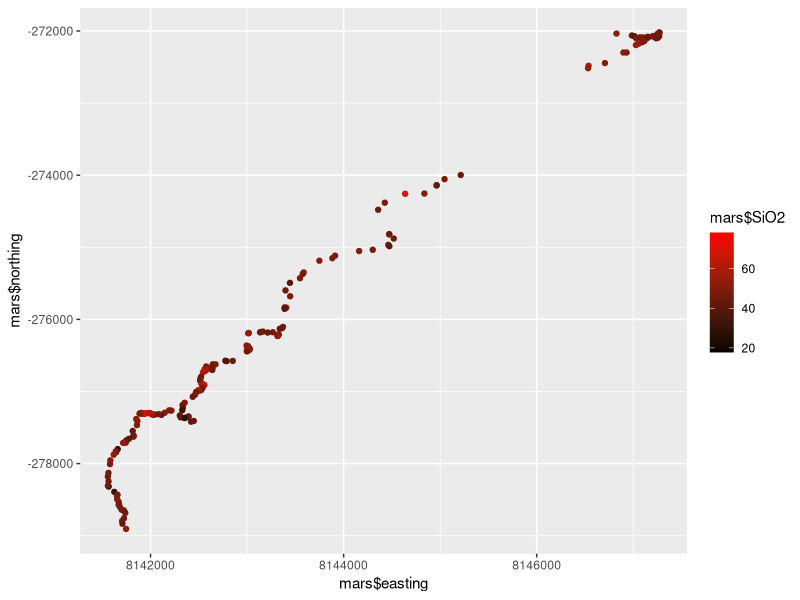
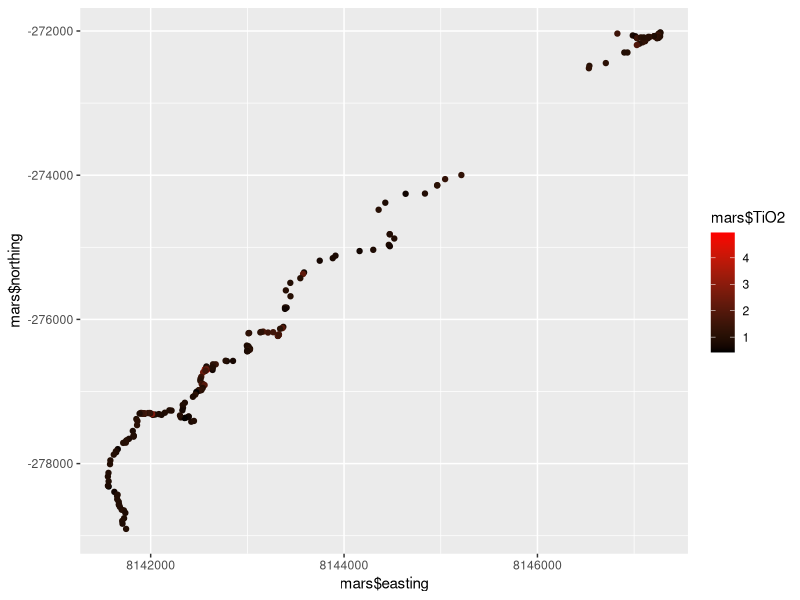
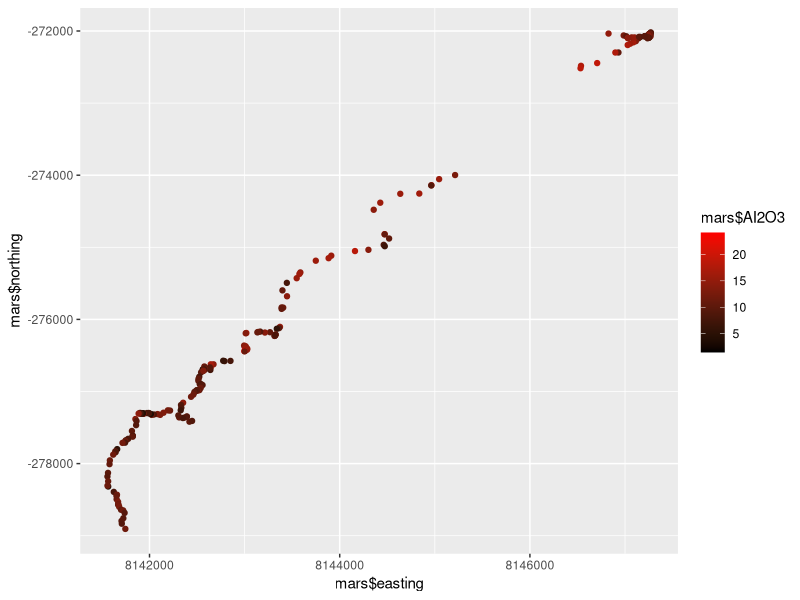
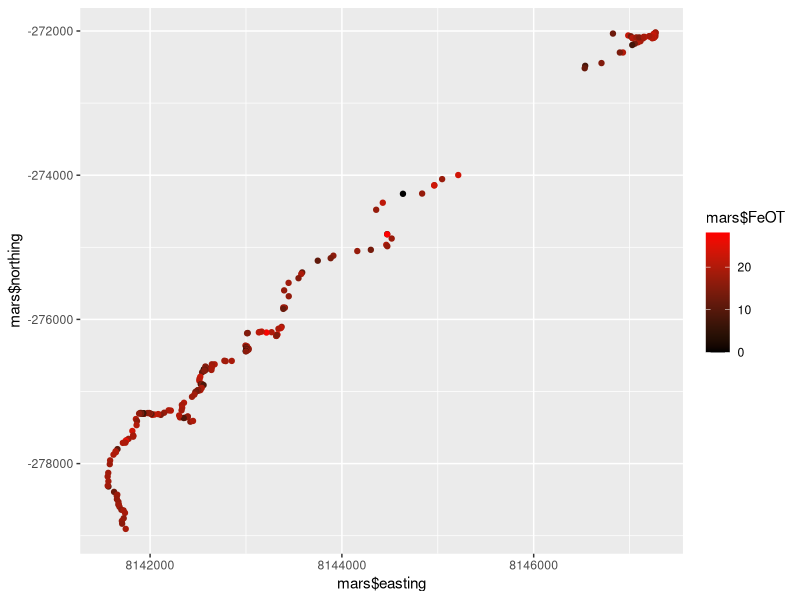
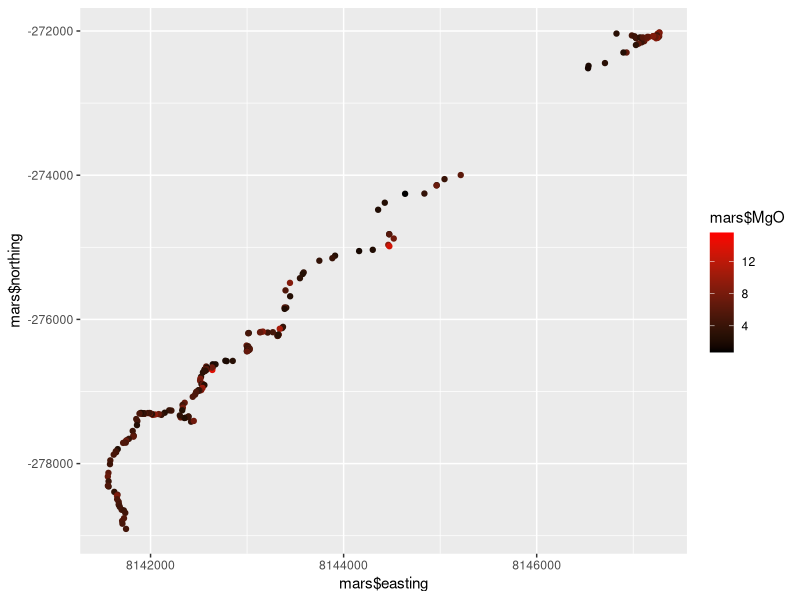
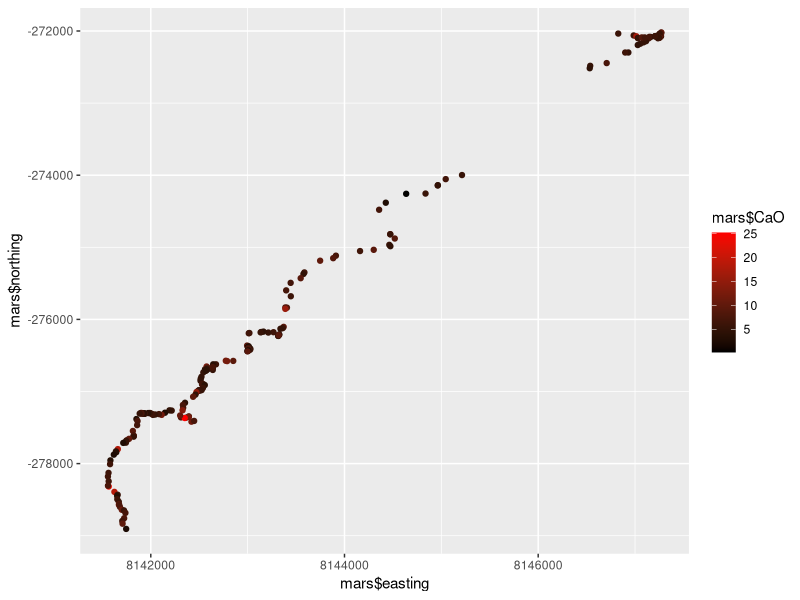
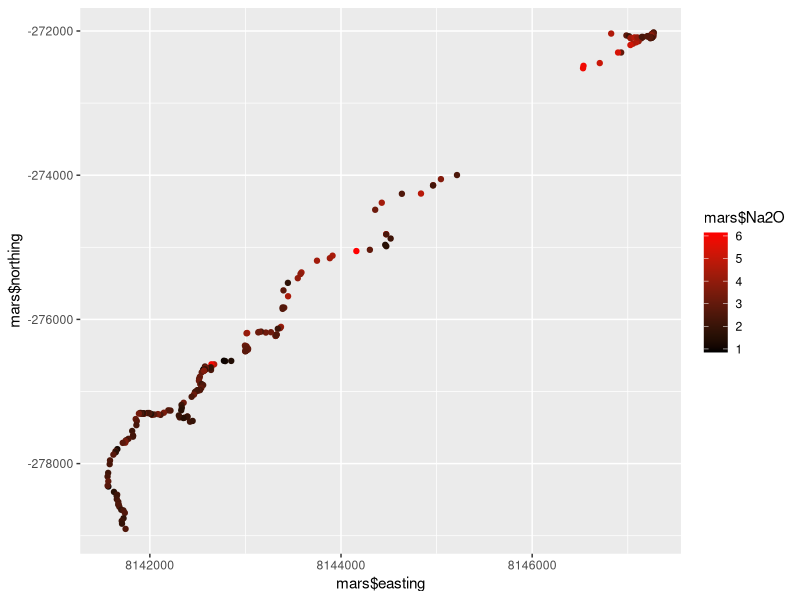
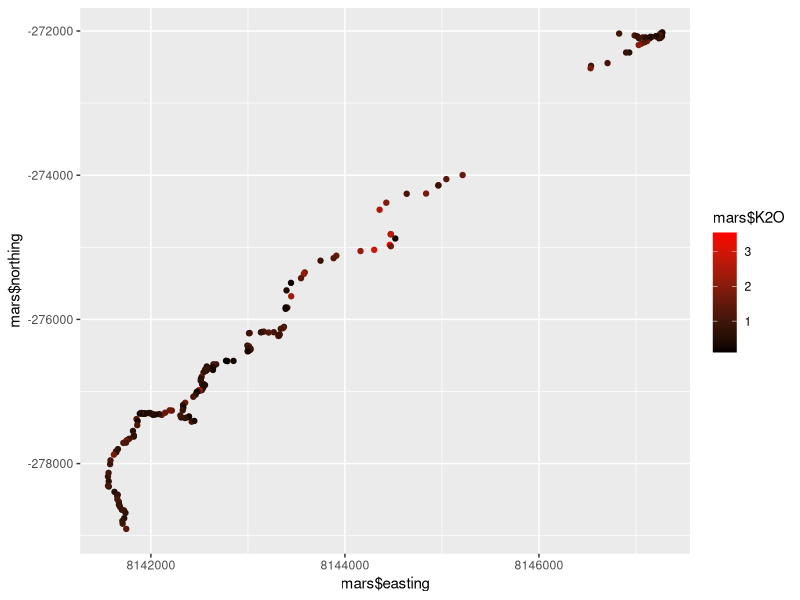

These figures' R source, in order:
library('ggplot2')
library('dplyr')

obs <- read.csv('tidy_merged4.csv')
pos <- read.csv('localized_pos.csv')

data <- merge(x = obs, y = pos, by.x = 'Sol', by.y = 'sol')
data <- data[grep('CC_BT', data$Target_Name, invert = TRUE),]

mars <- group_by(.data = data, Sol) %>% summarise(SiO2 = mean(Silicon_Oxide.SiO2.),
                                                  TiO2 = mean(Titanium_Oxide.TiO2.),
                                                  AI2O3 = mean(Aluminum_Oxide.AI2O3.),
                                                  FeOT = mean(Iron_Oxides_Total.FeOT.),
                                                  MgO = mean(Magnesium_Oxide.MgO.),
                                                  CaO = mean(Calcium_Oxide.CaO.),
                                                  Na2O = mean(Sodium_Oxide.Na2O.),
                                                  K2O = mean(Potassium_Oxide.K2O.),
                                                  northing = mean(northing),
                                                  easting = mean(easting))



qplot(mars$easting, mars$northing, color = mars$SiO2) + scale_color_gradient(low = 'black', high = 'red')
qplot(mars$easting, mars$northing, color = mars$TiO2) + scale_color_gradient(low = 'black', high = 'red')
qplot(mars$easting, mars$northing, color = mars$AI2O3) + scale_color_gradient(low = 'black', high = 'red')
qplot(mars$easting, mars$northing, color = mars$FeOT) + scale_color_gradient(low = 'black', high = 'red')
qplot(mars$easting, mars$northing, color = mars$MgO) + scale_color_gradient(low = 'black', high = 'red')
qplot(mars$easting, mars$northing, color = mars$CaO) + scale_color_gradient(low = 'black', high = 'red')
qplot(mars$easting, mars$northing, color = mars$Na2O) + scale_color_gradient(low = 'black', high = 'red')
qplot(mars$easting, mars$northing, color = mars$K2O) + scale_color_gradient(low = 'black', high = 'red')